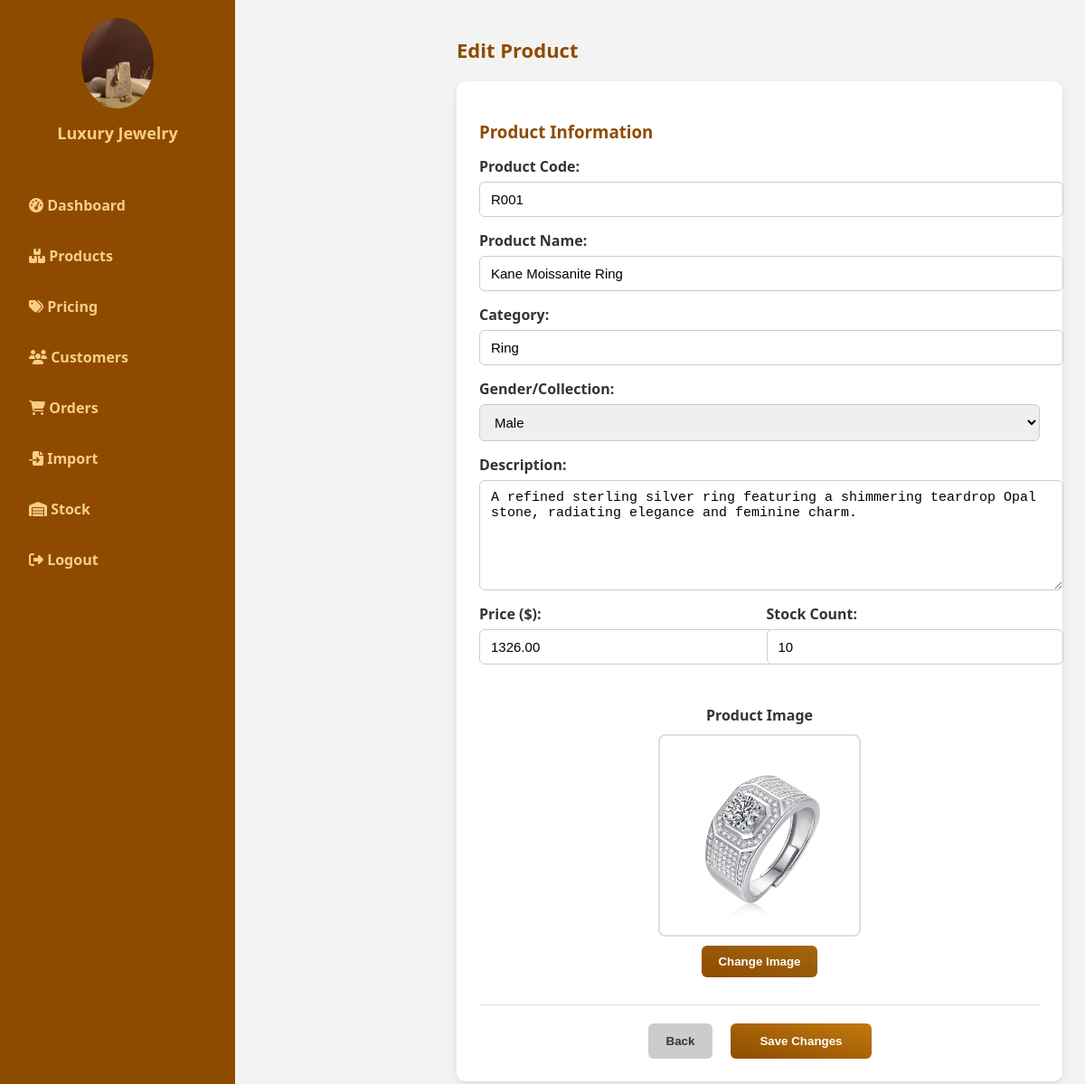
Screenshot of /admin/edit_product.php with the database file from the repository.
### tables this page shows
CREATE TABLE `product_details` (
  `id` int(11) NOT NULL AUTO_INCREMENT,
  `product_id` varchar(50) NOT NULL,
  `description` text DEFAULT NULL,
  `material` varchar(255) DEFAULT NULL,
  `design` varchar(255) DEFAULT NULL,
  `stone` varchar(100) DEFAULT NULL,
  `color` varchar(100) DEFAULT NULL,
  `brand` varchar(255) DEFAULT 'ThirtySix Jewellery',
  PRIMARY KEY (`id`),
  KEY `product_id` (`product_id`),
  CONSTRAINT `product_details_ibfk_1` FOREIGN KEY (`product_id`) REFERENCES `products` (`id`) ON DELETE CASCADE
);

CREATE TABLE `products` (
  `id` varchar(50) NOT NULL,
  `name` varchar(255) DEFAULT NULL,
  `price` decimal(15,2) DEFAULT NULL,
  `image` varchar(255) DEFAULT NULL,
  `cost_price` decimal(15,2) DEFAULT 0.00,
  `profit_percent` int(11) DEFAULT 0,
  `stock` int(11) DEFAULT 0,
  `category` varchar(100) DEFAULT NULL,
  `gender` varchar(20) DEFAULT NULL,
  PRIMARY KEY (`id`)
);

### admin/edit_product.php (the view, shortened to what this page needs)
<?php
require_once '../config/config.php';
$code = htmlspecialchars($_GET['code'] ?? 'R001');
$sql = "SELECT p.*, pd.description FROM products p LEFT JOIN product_details pd ON p.id = pd.product_id WHERE p.id = ?";
$stmt = $conn->prepare($sql);
$stmt->bind_param("s", $code);
$stmt->execute();
$result = $stmt->get_result();
if ($result->num_rows > 0) {
    $productRow = $result->fetch_assoc();
    $product = [
        'code'        => $productRow['id'],
        'name'        => $productRow['name'],
        'description' => $productRow['description'],
        'image'       => $productRow['image'],
        'price'       => $productRow['price'],
        'stock'       => $productRow['stock'],
        'category'    => $productRow['category'],
        'gender'      => $productRow['gender']
    ];
} else {
    die("Product not found");
}
?>
<!DOCTYPE html>
<html lang="en">
<head>
</head>
<body>
<?php include 'sidebar_include.php'; ?>
  <main>
    <h1>Edit Product</h1>
    <div class="card">
      <h3>Product Information</h3>
      <form method="post"
            action="edit_product.php?code=<?php echo urlencode($code); ?>"
            enctype="multipart/form-data">
        <div class="form-layout">
          <div class="form-column">
            <div class="form-group">
              <label>Product Code:</label>
              <input type="text" name="product_code"
                     value="<?php echo htmlspecialchars($product['code']); ?>" readonly>
            </div>
            <div class="form-group">
              <label>Product Name:</label>
              <input type="text" name="product_name"
                     value="<?php echo htmlspecialchars($product['name']); ?>">
            </div>
            <div class="form-group">
              <label>Category:</label>
              <input type="text" name="category" placeholder="Ring, Necklace, etc."
                     value="<?php echo htmlspecialchars($product['category'] ?? ''); ?>">
            </div>
            <div class="form-group">
              <label>Gender/Collection:</label>
              <select name="gender" style="padding:10px 12px; border:1px solid #ccc; border-radius:6px; font-size:15px;">
                <option value="Male" <?php echo (($product['gender']??'')=='Male')?'selected':''; ?>>Male</option>
              </select>
            </div>
            <div class="form-group">
              <label>Description:</label>
              <textarea name="description"><?php echo htmlspecialchars($product['description'] ?? ''); ?></textarea>
            </div>
            <div style="display:flex; gap:15px;">
              <div class="form-group" style="flex:1;">
                <label>Price ($):</label>
                <input type="number" name="price" step="0.01" min="0"
                       value="<?php echo htmlspecialchars($product['price'] ?? '0.00'); ?>" required>
              </div>
              <div class="form-group" style="flex:1;">
                <label>Stock Count:</label>
                <input type="number" name="stock" min="0"
                       value="<?php echo htmlspecialchars($product['stock'] ?? '0'); ?>" required>
              </div>
            </div>
          </div>
          <div class="image-column">
            <label style="font-weight:bold;margin-bottom:10px;">Product Image</label>
            <div class="image-preview">
              <img id="previewImage"
                   src="../images/<?php echo htmlspecialchars($product['image']); ?>"
                   alt="Product Image">
            </div>
            <button type="button" class="btn-change-image"
                    onclick="document.getElementById('uploadImage').click()">
              Change Image
            </button>
          </div>
        </div>
        <div class="form-actions">
          <button type="button" class="btn btn-secondary"
                  onclick="window.location.href='product_management.php'">Back</button>
          <button type="submit" class="btn btn-primary"
                  style="padding:0.75rem 2rem;font-weight:600;">
            Save Changes
          </button>
        </div>
      </form>
    </div>
  </main>
</body>
</html>

### admin/edit_product.php (style rules this page uses)
body { font-family:"Segoe UI",sans-serif; background-color:#f3f3f3; color:#333; margin:0; display:flex; }
main { margin-left:220px; flex:1; padding:25px; }
h1 { color:#8e4b00; margin-bottom:20px; font-size:22px; }
.card { background:#fff; border-radius:10px; box-shadow:0 3px 8px rgba(0,0,0,0.1); padding:25px; margin-top:20px; max-width:1100px; }
.card h3 { color:#8e4b00; margin-bottom:15px; }
.form-layout { display:flex; flex-wrap:wrap; gap:30px; }
.form-column { flex:2; min-width:400px; display:flex; flex-direction:column; }
.form-group { display:flex; flex-direction:column; margin-bottom:15px; }
.form-group label { font-weight:bold; margin-bottom:6px; color:#333; }
input,textarea { padding:10px 12px; border:1px solid #ccc; border-radius:6px; font-size:15px; transition:border-color 0.2s; width:100%; }
textarea { resize:vertical; min-height:100px; }
.image-column { flex:1; min-width:280px; display:flex; flex-direction:column; align-items:center; justify-content:flex-start; }
.image-preview { width:220px; height:220px; border:2px solid #ddd; border-radius:8px; overflow:hidden; display:flex; align-items:center; justify-content:center; background:#fafafa; }
.image-preview img { max-width:100%; max-height:100%; object-fit:contain; }
.btn-change-image { background:linear-gradient(195deg,#a3670b,#8e4b00); color:white; border:none; padding:10px 18px; border-radius:6px; font-weight:bold; cursor:pointer; margin-top:10px; transition:0.2s; }
.form-actions { display:flex; justify-content:center; gap:20px; margin-top:30px; padding-top:20px; border-top:1px solid #ddd; }
.btn { text-decoration:none; padding:10px 20px; border-radius:6px; font-weight:bold; cursor:pointer; border:none; transition:0.3s; }
.btn-secondary { background:#ccc; color:#333; }
.btn-primary { background:linear-gradient(195deg,#c17a0d,#8e4b00); color:white; }

### rows the page displays
product_details: product_code "R001", product_name "Kane Moissanite Ring", category "Ring", description "A refined sterling silver ring featuring a shimmering teardrop Opal stone, radiating elegance and feminine charm.", price "1326.00", stock "10", product.image (picture)
products: gender "Male"
